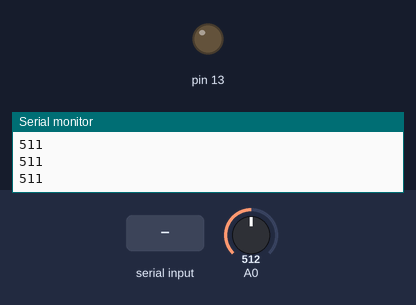
Simulated run of this sketch. Board: Arduino Uno, built with avr-gcc and run on an emulated ATmega328P. Shown: output pins drawn as LEDs (lit = HIGH), the last lines printed to the serial monitor. The test bench sets the inputs (shaded band); at power-on: A0 = 512.

Above: at 1.2 s.
1.3 s: "1" received over Serial
At 2.2 s:
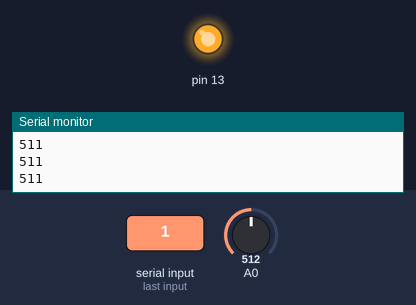
2.9 s: "0" received over Serial
At 3.5 s:
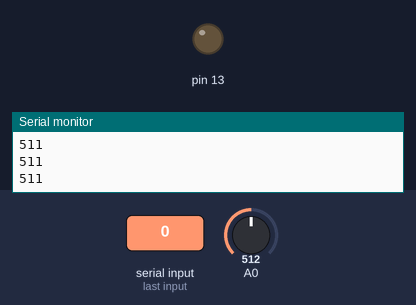
Timing chart, 0 to 5.9 s (numbered marks = the images above; inputs shaded):
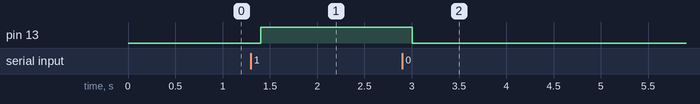

Measured:
- after the input at 1.3 s, pin 13: LOW → HIGH after 0.10 s
- after the input at 2.9 s, pin 13: HIGH → LOW after 0.10 s

The sketch:

sensor_arduino.ino
```cpp
void setup() {
    pinMode(13, OUTPUT);
    Serial.begin(9600);
}

void loop() {
    int valor = 1023 - analogRead(A0);
    Serial.println(valor);
    delay(200);

    if (Serial.available() > 0) {
        char comando = Serial.read();
        if (comando == '1') {
            digitalWrite(13, HIGH);
            Serial.println("LED encendido");
        }
        else if (comando == '0') {
            digitalWrite(13, LOW);
            Serial.println("LED apagado");
        }
    }
}
```
